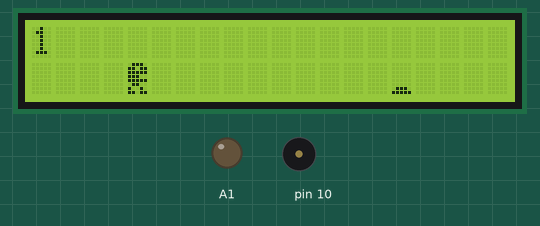
Simulated run of this sketch. Board: Arduino Uno, built with avr-gcc and run on an emulated ATmega328P. Shown: 20×2 character LCD, output pins drawn as LEDs (lit = HIGH), buzzer (waves = sounding). Random numbers use the default seed unless the sketch sets one.

Above: at 0.7 s.
At 8.4 s:
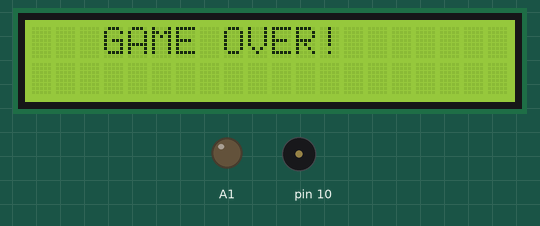
At 21.5 s:
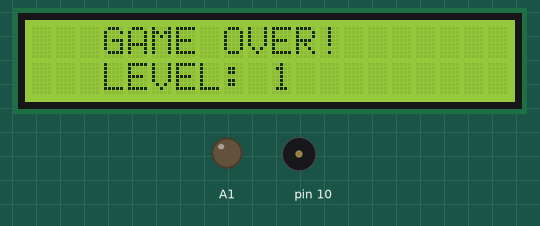
At 39.08 s:
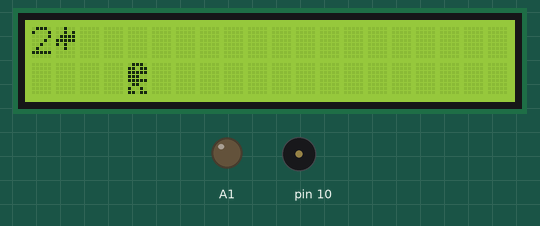
Timing chart, 0 to 40.0 s (numbered marks = the images above):
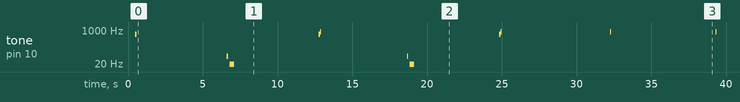

The sketch:

sketch_may31a.ino
```cpp
#include <Wire.h>                             // библиотека для протокола IIC
#include <LiquidCrystal_I2C.h>        // подключаем библиотеку LCD IIC
LiquidCrystal_I2C LCD(0x27, 20, 2); // присваиваем имя lcd для дисплея

int level = 1;       // переменная для отсчета уровня
int pause = 400; // переменная для задержки
byte p = 0;          // переменная для времени прыжка

// создаем массивы дракончика, дерева, камня и птицы
byte dracon[8] = {
 0b01110, 0b11011, 0b11111, 0b11100, 0b11111, 0b01100, 0b10010, 0b11011
};
byte derevo[8] = {
 0b00000, 0b00000, 0b00000, 0b11011, 0b11011, 0b11011, 0b01100, 0b01100
};
byte kamen[8] = {
 0b00000, 0b00000, 0b00000, 0b00000, 0b00000, 0b00000, 0b01110, 0b11111
};
byte ptica[8] = {
 0b00100, 0b00101, 0b01111, 0b11111, 0b10100, 0b00100, 0b00000, 0b00000
};

void setup() {
 pinMode (10, OUTPUT); // подключаем пьезодинамик
 pinMode (A1, INPUT);     // подключаем кнопку
 analogWrite(A1, LOW);
 LCD.init();                        // инициализация LCD дисплея
 LCD.backlight();              // включение подсветки дисплея

 // создаем символы дракончика, дерева, камня и птицы
 LCD.createChar(0, dracon);
 LCD.createChar(1, derevo);
 LCD.createChar(2, kamen);
 LCD.createChar(3, ptica);

 // начинаем игру: выводим надпись GO!
 LCD.setCursor(7, 0);
 LCD.print("GO!");
 delay(400);
 tone(10, 600);
 delay(100);
 noTone(10);
 LCD.clear();
}

void loop() {
  // первоначальное положение дракончика и препятствия
  byte d = 1;
  byte x = 15;
  byte y = 1;
  // выбираем препятствие, которое появится, рандомно
  byte i = random (1, 4);
  if (i == 3) y = 0;
  else y = 1;

  while (x > 0) {
    // очищаем экран и выводим номер уровня
    LCD.clear();
    LCD.setCursor(0, 0);
    LCD.print(level);

    // считываем данные с кнопки и учитываем количество циклов в прыжке
    // если дакончик находится в прыжке долго - возвращаем его вниз
    if (digitalRead(A1) == LOW) d = 1;
    if (digitalRead(A1) == HIGH) d = 0;
    if (p > 3) d = 1;

    // выводим дракончика в нужной строке
    LCD.setCursor(4, d);
    LCD.print(char(0));
    // выводим препятствие
    LCD.setCursor(x, y);
    tone(10, 50);
    LCD.print(char(i));
    noTone(10);

    // если дракончик наткнулся на препятствие выводим надпись GAME OVER!
    if (x == 4 && y == d) {
      delay(400);
      tone(10, 50);
      delay(100);
      noTone(10);
      delay(100);
      tone(10, 20);
      delay(300);
      noTone(10);
      LCD.clear();
      delay(200);
      LCD.setCursor(3, 0);
      LCD.print("GAME OVER!");
      delay(600);
      LCD.clear();
      delay(400);
      LCD.setCursor(3, 0);
      LCD.print("GAME OVER!");
      delay(600);
      LCD.clear();
      LCD.setCursor(3, 1);
      LCD.print("LEVEL: ");
      LCD.print(level);
      delay(400);
      LCD.setCursor(3, 0);
      LCD.print("GAME OVER!");
      delay(3000);
      LCD.clear();

      // начинаем игру заново, обнулив уровень игры
      LCD.setCursor(7, 0);
      LCD.print("GO!");
      delay(400);
      tone(10, 600);
      delay(100);
      noTone(10);
      LCD.clear();

      level = 0;
      pause = 400;
      p = 0;
      y = 1;
      x = 0;
      break;
    }

    // если дракончик прыгнул, издаем звук
    if (d == 0) { tone(10, 200); delay(100); noTone(10); }
    else { delay(100); }

    // если дракончик не столкнулся, то меняем положение препятствия
    // начинаем считать сколько циклов дракончик находится в прыжке
    delay(pause);
    x = x - 1;
    p = p + 1;
    if (p > 4) p = 0;
 }

  // переходим на следующий уровень и сокращаем время задержки
  tone(10, 800);
  delay(20);
  level = level + 1;
  pause = pause - 20;
  if (pause < 0) pause = 0;
}
```

Measured:
- by itself, tone on pin 10: plays 600 Hz for 0.10 s, 50 Hz for 0.10 s, 20 Hz for 0.30 s, 600 Hz for 0.10 s, 800 Hz for 0.03 s, 50 Hz for 0.10 s … (11 notes in this stretch)
- what the display in image 0 shows lasts 0.5 s, from 0.6 s to 1.1 s
- what the display in image 1 shows lasts 0.6 s, from 8.3 s to 8.9 s
- what the display in image 2 shows lasts 3.0 s, from 21.4 s to 24.4 s
